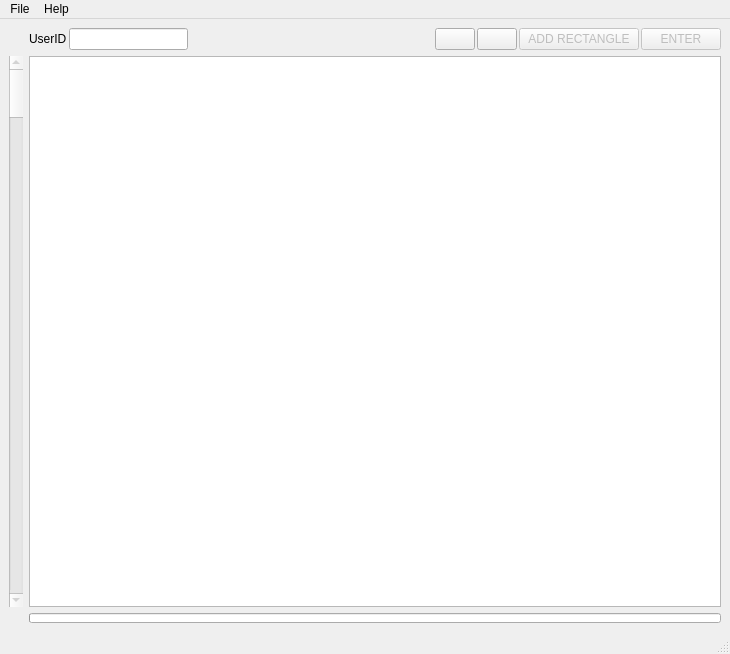
<?xml version="1.0" encoding="UTF-8"?>
<ui version="4.0">
 <class>MainWindow</class>
 <widget class="QMainWindow" name="MainWindow">
  <property name="geometry">
   <rect>
    <x>0</x>
    <y>0</y>
    <width>730</width>
    <height>654</height>
   </rect>
  </property>
  <property name="windowTitle">
   <string>MainWindow</string>
  </property>
  <widget class="QWidget" name="centralwidget">
   <layout class="QGridLayout" name="gridLayout">
    <item row="1" column="0">
     <widget class="QScrollBar" name="scrollbar">
      <property name="enabled">
       <bool>false</bool>
      </property>
      <property name="orientation">
       <enum>Qt::Vertical</enum>
      </property>
     </widget>
    </item>
    <item row="0" column="1">
     <widget class="QWidget" name="widget" native="true">
      <layout class="QHBoxLayout" name="horizontalLayout">
       <property name="spacing">
        <number>2</number>
       </property>
       <property name="leftMargin">
        <number>0</number>
       </property>
       <property name="topMargin">
        <number>0</number>
       </property>
       <property name="rightMargin">
        <number>0</number>
       </property>
       <property name="bottomMargin">
        <number>0</number>
       </property>
       <item>
        <widget class="QLabel" name="user_id_label">
         <property name="text">
          <string>UserID</string>
         </property>
         <property name="textFormat">
          <enum>Qt::AutoText</enum>
         </property>
        </widget>
       </item>
       <item>
        <widget class="QLineEdit" name="user_id_line_edit">
         <property name="sizePolicy">
          <sizepolicy hsizetype="Expanding" vsizetype="Fixed">
           <horstretch>0</horstretch>
           <verstretch>0</verstretch>
          </sizepolicy>
         </property>
         <property name="autoFillBackground">
          <bool>false</bool>
         </property>
         <property name="text">
          <string/>
         </property>
         <property name="maxLength">
          <number>60</number>
         </property>
         <property name="frame">
          <bool>true</bool>
         </property>
        </widget>
       </item>
       <item>
        <spacer name="horizontal_spacer">
         <property name="orientation">
          <enum>Qt::Horizontal</enum>
         </property>
         <property name="sizeHint" stdset="0">
          <size>
           <width>40</width>
           <height>20</height>
          </size>
         </property>
        </spacer>
       </item>
       <item>
        <widget class="QPushButton" name="button_resize">
         <property name="sizePolicy">
          <sizepolicy hsizetype="Fixed" vsizetype="Fixed">
           <horstretch>0</horstretch>
           <verstretch>0</verstretch>
          </sizepolicy>
         </property>
         <property name="minimumSize">
          <size>
           <width>0</width>
           <height>0</height>
          </size>
         </property>
         <property name="maximumSize">
          <size>
           <width>16777215</width>
           <height>16777215</height>
          </size>
         </property>
         <property name="toolTip">
          <string>Fit image to view window</string>
         </property>
         <property name="text">
          <string/>
         </property>
         <property name="icon">
          <iconset resource="../resource.qrc">
           <normaloff>:/icons/resize.png</normaloff>:/icons/resize.png</iconset>
         </property>
         <property name="iconSize">
          <size>
           <width>24</width>
           <height>24</height>
          </size>
         </property>
         <property name="flat">
          <bool>true</bool>
         </property>
        </widget>
       </item>
       <item>
        <widget class="QPushButton" name="button_zoom_in">
         <property name="sizePolicy">
          <sizepolicy hsizetype="Minimum" vsizetype="Fixed">
           <horstretch>0</horstretch>
           <verstretch>0</verstretch>
          </sizepolicy>
         </property>
         <property name="minimumSize">
          <size>
           <width>0</width>
           <height>0</height>
          </size>
         </property>
         <property name="maximumSize">
          <size>
           <width>16777215</width>
           <height>16777215</height>
          </size>
         </property>
         <property name="toolTip">
          <string>Click to zoom IN image</string>
         </property>
         <property name="text">
          <string/>
         </property>
         <property name="icon">
          <iconset resource="../resource.qrc">
           <normaloff>:/icons/magnifying_glass_zoom_in.png</normaloff>:/icons/magnifying_glass_zoom_in.png</iconset>
         </property>
         <property name="iconSize">
          <size>
           <width>24</width>
           <height>24</height>
          </size>
         </property>
         <property name="shortcut">
          <string>+</string>
         </property>
         <property name="flat">
          <bool>true</bool>
         </property>
        </widget>
       </item>
       <item>
        <widget class="QPushButton" name="button_zoom_out">
         <property name="toolTip">
          <string>Click to zoom OUT image</string>
         </property>
         <property name="text">
          <string/>
         </property>
         <property name="icon">
          <iconset resource="../resource.qrc">
           <normaloff>:/icons/magnifying_glass_zoom_out.png</normaloff>:/icons/magnifying_glass_zoom_out.png</iconset>
         </property>
         <property name="iconSize">
          <size>
           <width>24</width>
           <height>24</height>
          </size>
         </property>
         <property name="shortcut">
          <string>_</string>
         </property>
         <property name="flat">
          <bool>true</bool>
         </property>
        </widget>
       </item>
       <item>
        <widget class="QPushButton" name="button_accept">
         <property name="sizePolicy">
          <sizepolicy hsizetype="Maximum" vsizetype="Fixed">
           <horstretch>0</horstretch>
           <verstretch>0</verstretch>
          </sizepolicy>
         </property>
         <property name="toolTip">
          <string>Mark segmentation as &quot;correct&quot;</string>
         </property>
         <property name="text">
          <string/>
         </property>
         <property name="icon">
          <iconset resource="../resource.qrc">
           <normaloff>:/icons/accept.jpeg</normaloff>:/icons/accept.jpeg</iconset>
         </property>
         <property name="iconSize">
          <size>
           <width>24</width>
           <height>24</height>
          </size>
         </property>
         <property name="shortcut">
          <string>1</string>
         </property>
         <property name="checkable">
          <bool>true</bool>
         </property>
         <property name="checked">
          <bool>false</bool>
         </property>
         <property name="autoExclusive">
          <bool>false</bool>
         </property>
        </widget>
       </item>
       <item>
        <widget class="QPushButton" name="button_reject">
         <property name="sizePolicy">
          <sizepolicy hsizetype="Maximum" vsizetype="Fixed">
           <horstretch>0</horstretch>
           <verstretch>0</verstretch>
          </sizepolicy>
         </property>
         <property name="toolTip">
          <string>Click to enter image editing mode</string>
         </property>
         <property name="text">
          <string/>
         </property>
         <property name="icon">
          <iconset resource="../resource.qrc">
           <normaloff>:/icons/reject.jpeg</normaloff>:/icons/reject.jpeg</iconset>
         </property>
         <property name="iconSize">
          <size>
           <width>24</width>
           <height>24</height>
          </size>
         </property>
         <property name="shortcut">
          <string>2</string>
         </property>
         <property name="checkable">
          <bool>true</bool>
         </property>
         <property name="checked">
          <bool>false</bool>
         </property>
         <property name="autoExclusive">
          <bool>false</bool>
         </property>
        </widget>
       </item>
       <item>
        <widget class="QPushButton" name="button_add">
         <property name="enabled">
          <bool>false</bool>
         </property>
         <property name="sizePolicy">
          <sizepolicy hsizetype="Minimum" vsizetype="Minimum">
           <horstretch>0</horstretch>
           <verstretch>0</verstretch>
          </sizepolicy>
         </property>
         <property name="minimumSize">
          <size>
           <width>120</width>
           <height>0</height>
          </size>
         </property>
         <property name="text">
          <string>ADD RECTANGLE</string>
         </property>
         <property name="shortcut">
          <string>3</string>
         </property>
         <property name="checkable">
          <bool>true</bool>
         </property>
        </widget>
       </item>
       <item>
        <widget class="QPushButton" name="button_enter">
         <property name="enabled">
          <bool>false</bool>
         </property>
         <property name="sizePolicy">
          <sizepolicy hsizetype="Minimum" vsizetype="Minimum">
           <horstretch>0</horstretch>
           <verstretch>0</verstretch>
          </sizepolicy>
         </property>
         <property name="minimumSize">
          <size>
           <width>0</width>
           <height>0</height>
          </size>
         </property>
         <property name="toolTip">
          <string>Accept this image/data pair &amp; go to next</string>
         </property>
         <property name="text">
          <string>ENTER</string>
         </property>
         <property name="shortcut">
          <string>Return</string>
         </property>
        </widget>
       </item>
      </layout>
     </widget>
    </item>
    <item row="1" column="1">
     <widget class="WGraphicsView" name="graphics_view">
      <property name="mouseTracking">
       <bool>true</bool>
      </property>
      <property name="acceptDrops">
       <bool>false</bool>
      </property>
      <property name="dragMode">
       <enum>QGraphicsView::RubberBandDrag</enum>
      </property>
      <property name="transformationAnchor">
       <enum>QGraphicsView::AnchorUnderMouse</enum>
      </property>
      <property name="resizeAnchor">
       <enum>QGraphicsView::AnchorUnderMouse</enum>
      </property>
      <property name="viewportUpdateMode">
       <enum>QGraphicsView::FullViewportUpdate</enum>
      </property>
     </widget>
    </item>
    <item row="2" column="1">
     <widget class="QProgressBar" name="progress_bar">
      <property name="maximumSize">
       <size>
        <width>16777215</width>
        <height>10</height>
       </size>
      </property>
      <property name="value">
       <number>0</number>
      </property>
      <property name="textVisible">
       <bool>false</bool>
      </property>
     </widget>
    </item>
   </layout>
  </widget>
  <widget class="QMenuBar" name="menubar">
   <property name="geometry">
    <rect>
     <x>0</x>
     <y>0</y>
     <width>730</width>
     <height>20</height>
    </rect>
   </property>
   <widget class="QMenu" name="menu_file">
    <property name="title">
     <string>File</string>
    </property>
    <widget class="QMenu" name="menu_preferences">
     <property name="title">
      <string>Preferences</string>
     </property>
     <addaction name="action_bounding_box_color"/>
     <addaction name="action_hotkeys"/>
    </widget>
    <widget class="QMenu" name="menu_export_bounding_boxes">
     <property name="title">
      <string>Export to...</string>
     </property>
     <addaction name="action_to_JSON"/>
     <addaction name="action_to_tfrecord"/>
    </widget>
    <widget class="QMenu" name="menu_import_from">
     <property name="title">
      <string>Import from...</string>
     </property>
     <addaction name="action_from_CSV"/>
     <addaction name="action_from_JSON"/>
     <addaction name="action_from_tfrecord"/>
     <addaction name="action_from_XML"/>
    </widget>
    <addaction name="action_open_images"/>
    <addaction name="menu_preferences"/>
    <addaction name="menu_import_from"/>
    <addaction name="menu_export_bounding_boxes"/>
   </widget>
   <widget class="QMenu" name="menu_help">
    <property name="title">
     <string>Help</string>
    </property>
   </widget>
   <addaction name="menu_file"/>
   <addaction name="menu_help"/>
  </widget>
  <widget class="QStatusBar" name="statusbar"/>
  <action name="action_open_images">
   <property name="text">
    <string>Open images...</string>
   </property>
   <property name="shortcut">
    <string>Ctrl+O</string>
   </property>
  </action>
  <action name="action_bounding_box_color">
   <property name="text">
    <string>Bounding Box Color</string>
   </property>
  </action>
  <action name="action_hotkeys">
   <property name="enabled">
    <bool>false</bool>
   </property>
   <property name="text">
    <string>Hotkeys...</string>
   </property>
  </action>
  <action name="action_to_JSON">
   <property name="text">
    <string>JSON</string>
   </property>
  </action>
  <action name="action_to_tfrecord">
   <property name="text">
    <string>Tensorflow Record</string>
   </property>
  </action>
  <action name="action_from_XML">
   <property name="enabled">
    <bool>false</bool>
   </property>
   <property name="text">
    <string>XML</string>
   </property>
  </action>
  <action name="action_from_JSON">
   <property name="enabled">
    <bool>false</bool>
   </property>
   <property name="text">
    <string>JSON</string>
   </property>
  </action>
  <action name="action_from_tfrecord">
   <property name="enabled">
    <bool>false</bool>
   </property>
   <property name="text">
    <string>Tensorflow Record</string>
   </property>
   <property name="toolTip">
    <string>Load bounding boxes from inference</string>
   </property>
  </action>
  <action name="action_from_CSV">
   <property name="enabled">
    <bool>false</bool>
   </property>
   <property name="text">
    <string>CSV</string>
   </property>
  </action>
 </widget>
 <customwidgets>
  <customwidget>
   <class>WGraphicsView</class>
   <extends>QGraphicsView</extends>
   <header>vslearn.ui.promoted</header>
  </customwidget>
 </customwidgets>
 <resources>
  <include location="../resource.qrc"/>
 </resources>
 <connections>
  <connection>
   <sender>button_reject</sender>
   <signal>toggled(bool)</signal>
   <receiver>button_add</receiver>
   <slot>setEnabled(bool)</slot>
   <hints>
    <hint type="sourcelabel">
     <x>498</x>
     <y>43</y>
    </hint>
    <hint type="destinationlabel">
     <x>578</x>
     <y>43</y>
    </hint>
   </hints>
  </connection>
 </connections>
</ui>
